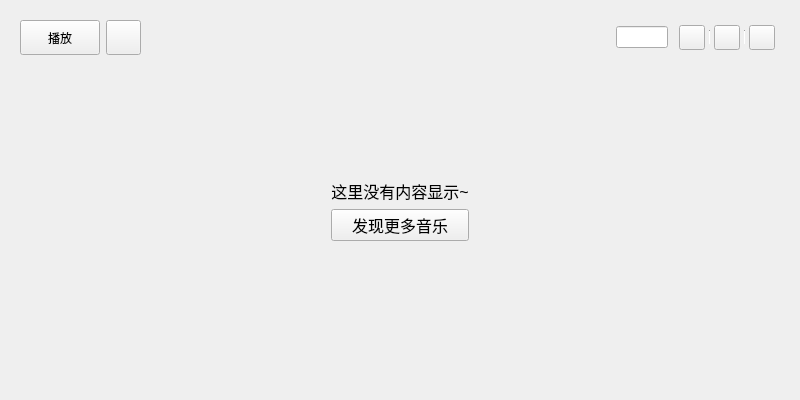
<?xml version="1.0" encoding="UTF-8"?>
<ui version="4.0">
 <class>SingleSong</class>
 <widget class="QWidget" name="SingleSong">
  <property name="geometry">
   <rect>
    <x>0</x>
    <y>0</y>
    <width>800</width>
    <height>400</height>
   </rect>
  </property>
  <property name="windowTitle">
   <string>SingleSong</string>
  </property>
  <layout class="QVBoxLayout" name="verticalLayout">
   <item>
    <widget class="QWidget" name="widget" native="true">
     <layout class="QHBoxLayout" name="horizontalLayout">
      <item>
       <widget class="QToolButton" name="toolButton">
        <property name="minimumSize">
         <size>
          <width>80</width>
          <height>35</height>
         </size>
        </property>
        <property name="maximumSize">
         <size>
          <width>80</width>
          <height>35</height>
         </size>
        </property>
        <property name="text">
         <string>播放</string>
        </property>
       </widget>
      </item>
      <item>
       <widget class="QToolButton" name="toolButton_3">
        <property name="minimumSize">
         <size>
          <width>35</width>
          <height>35</height>
         </size>
        </property>
        <property name="maximumSize">
         <size>
          <width>35</width>
          <height>35</height>
         </size>
        </property>
        <property name="text">
         <string/>
        </property>
       </widget>
      </item>
      <item>
       <spacer name="horizontalSpacer">
        <property name="orientation">
         <enum>Qt::Horizontal</enum>
        </property>
        <property name="sizeHint" stdset="0">
         <size>
          <width>525</width>
          <height>20</height>
         </size>
        </property>
       </spacer>
      </item>
      <item>
       <widget class="MySearchLineEdit" name="lineEdit"/>
      </item>
      <item>
       <widget class="QWidget" name="small_widget" native="true">
        <layout class="QHBoxLayout" name="horizontalLayout_14">
         <property name="spacing">
          <number>4</number>
         </property>
         <property name="leftMargin">
          <number>5</number>
         </property>
         <property name="topMargin">
          <number>2</number>
         </property>
         <property name="rightMargin">
          <number>5</number>
         </property>
         <property name="bottomMargin">
          <number>2</number>
         </property>
         <item>
          <widget class="QToolButton" name="recent_single_share_toolButton">
           <property name="cursor">
            <cursorShape>PointingHandCursor</cursorShape>
           </property>
           <property name="toolTip">
            <string>分享</string>
           </property>
           <property name="text">
            <string/>
           </property>
           <property name="iconSize">
            <size>
             <width>18</width>
             <height>18</height>
            </size>
           </property>
          </widget>
         </item>
         <item>
          <widget class="Line" name="line_2">
           <property name="sizePolicy">
            <sizepolicy hsizetype="Fixed" vsizetype="Fixed">
             <horstretch>0</horstretch>
             <verstretch>0</verstretch>
            </sizepolicy>
           </property>
           <property name="minimumSize">
            <size>
             <width>1</width>
             <height>15</height>
            </size>
           </property>
           <property name="maximumSize">
            <size>
             <width>1</width>
             <height>16777215</height>
            </size>
           </property>
           <property name="font">
            <font>
             <family>宋体</family>
            </font>
           </property>
           <property name="lineWidth">
            <number>1</number>
           </property>
           <property name="orientation">
            <enum>Qt::Vertical</enum>
           </property>
          </widget>
         </item>
         <item>
          <widget class="QToolButton" name="recent_single_sort_toolButton">
           <property name="cursor">
            <cursorShape>PointingHandCursor</cursorShape>
           </property>
           <property name="toolTip">
            <string>当前排序方式：默认排序</string>
           </property>
           <property name="text">
            <string/>
           </property>
           <property name="iconSize">
            <size>
             <width>18</width>
             <height>18</height>
            </size>
           </property>
           <property name="checkable">
            <bool>false</bool>
           </property>
          </widget>
         </item>
         <item>
          <widget class="Line" name="line_3">
           <property name="sizePolicy">
            <sizepolicy hsizetype="Fixed" vsizetype="Fixed">
             <horstretch>0</horstretch>
             <verstretch>0</verstretch>
            </sizepolicy>
           </property>
           <property name="minimumSize">
            <size>
             <width>1</width>
             <height>15</height>
            </size>
           </property>
           <property name="maximumSize">
            <size>
             <width>1</width>
             <height>16777215</height>
            </size>
           </property>
           <property name="font">
            <font>
             <family>宋体</family>
            </font>
           </property>
           <property name="orientation">
            <enum>Qt::Vertical</enum>
           </property>
          </widget>
         </item>
         <item>
          <widget class="QToolButton" name="recent_single_batch_toolButton">
           <property name="cursor">
            <cursorShape>PointingHandCursor</cursorShape>
           </property>
           <property name="toolTip">
            <string>批量操作</string>
           </property>
           <property name="text">
            <string/>
           </property>
           <property name="iconSize">
            <size>
             <width>18</width>
             <height>18</height>
            </size>
           </property>
          </widget>
         </item>
        </layout>
       </widget>
      </item>
     </layout>
    </widget>
   </item>
   <item>
    <widget class="QWidget" name="widget_3" native="true">
     <layout class="QVBoxLayout" name="verticalLayout_8">
      <item>
       <spacer name="verticalSpacer_2">
        <property name="orientation">
         <enum>Qt::Vertical</enum>
        </property>
        <property name="sizeType">
         <enum>QSizePolicy::Fixed</enum>
        </property>
        <property name="sizeHint" stdset="0">
         <size>
          <width>20</width>
          <height>100</height>
         </size>
        </property>
       </spacer>
      </item>
      <item>
       <layout class="QGridLayout" name="gridLayout">
        <item row="0" column="0">
         <spacer name="horizontalSpacer_8">
          <property name="orientation">
           <enum>Qt::Horizontal</enum>
          </property>
          <property name="sizeHint" stdset="0">
           <size>
            <width>40</width>
            <height>20</height>
           </size>
          </property>
         </spacer>
        </item>
        <item row="0" column="1">
         <widget class="QLabel" name="label_16">
          <property name="font">
           <font>
            <pointsize>12</pointsize>
           </font>
          </property>
          <property name="text">
           <string>这里没有内容显示~</string>
          </property>
          <property name="alignment">
           <set>Qt::AlignCenter</set>
          </property>
         </widget>
        </item>
        <item row="0" column="2" rowspan="2">
         <spacer name="horizontalSpacer_9">
          <property name="orientation">
           <enum>Qt::Horizontal</enum>
          </property>
          <property name="sizeHint" stdset="0">
           <size>
            <width>40</width>
            <height>20</height>
           </size>
          </property>
         </spacer>
        </item>
        <item row="1" column="1" rowspan="2">
         <widget class="QPushButton" name="pushButton_7">
          <property name="font">
           <font>
            <pointsize>12</pointsize>
           </font>
          </property>
          <property name="cursor">
           <cursorShape>PointingHandCursor</cursorShape>
          </property>
          <property name="text">
           <string>发现更多音乐</string>
          </property>
         </widget>
        </item>
        <item row="2" column="0">
         <spacer name="horizontalSpacer_11">
          <property name="orientation">
           <enum>Qt::Horizontal</enum>
          </property>
          <property name="sizeHint" stdset="0">
           <size>
            <width>40</width>
            <height>20</height>
           </size>
          </property>
         </spacer>
        </item>
        <item row="2" column="2">
         <spacer name="horizontalSpacer_10">
          <property name="orientation">
           <enum>Qt::Horizontal</enum>
          </property>
          <property name="sizeHint" stdset="0">
           <size>
            <width>40</width>
            <height>20</height>
           </size>
          </property>
         </spacer>
        </item>
       </layout>
      </item>
      <item>
       <spacer name="verticalSpacer">
        <property name="orientation">
         <enum>Qt::Vertical</enum>
        </property>
        <property name="sizeHint" stdset="0">
         <size>
          <width>20</width>
          <height>40</height>
         </size>
        </property>
       </spacer>
      </item>
     </layout>
    </widget>
   </item>
  </layout>
 </widget>
 <customwidgets>
  <customwidget>
   <class>MySearchLineEdit</class>
   <extends>QLineEdit</extends>
   <header>MySearchLineEdit.h</header>
  </customwidget>
 </customwidgets>
 <resources/>
 <connections/>
</ui>
